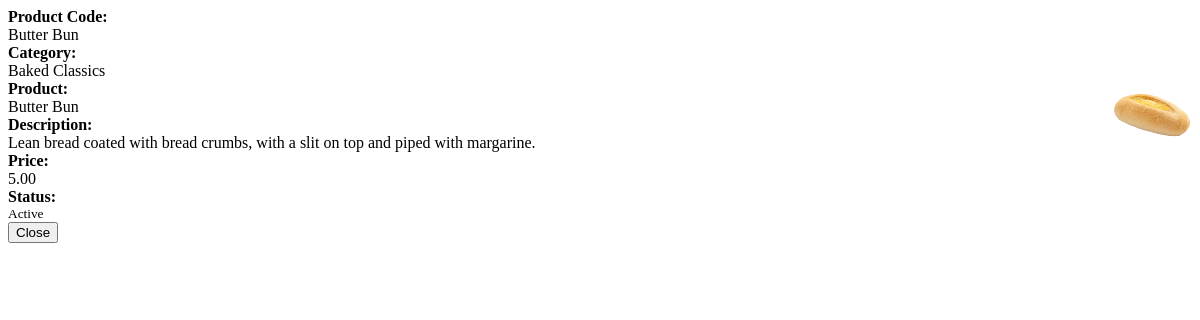
Page /view_product.php?id=8 on the committed database.
### tables this page shows
CREATE TABLE `product_list` (
  `product_id` int(30) NOT NULL,
  `product_code` text NOT NULL,
  `category_id` int(30) NOT NULL,
  `name` text NOT NULL,
  `description` text NOT NULL,
  `price` double NOT NULL DEFAULT 0,
  `alert_restock` double NOT NULL DEFAULT 0,
  `status` tinyint(1) NOT NULL DEFAULT 1,
  `delete_flag` tinyint(1) NOT NULL DEFAULT 0,
  `date_created` datetime NOT NULL DEFAULT current_timestamp(),
  `image_path` varchar(255) DEFAULT NULL,
  `date_updated` datetime DEFAULT NULL ON UPDATE current_timestamp()
);

CREATE TABLE `category_list` (
  `category_id` int(30) NOT NULL,
  `name` text NOT NULL,
  `description` text NOT NULL,
  `status` tinyint(1) NOT NULL DEFAULT 1,
  `delete_flag` tinyint(1) NOT NULL DEFAULT 0,
  `date_created` datetime NOT NULL DEFAULT current_timestamp(),
  `date_updated` datetime DEFAULT NULL ON UPDATE current_timestamp()
);

### view_product.php (the view, shortened to what this page needs)
<?php
require_once("DBConnection.php");
if(isset($_GET['id'])){
    $qry = $conn->query("SELECT p.*, c.name as cname FROM `product_list` p INNER JOIN `category_list` c ON p.category_id = c.category_id WHERE p.product_id = '{$_GET['id']}'");
    $product = $qry->fetch_assoc();
    if ($product) {
        extract($product);
        $image_path = str_replace('\\', '/', $image_path);
?>
<div class="container-fluid">
    <div class="col-12">
        <div class="modal-header">
            <div class="product-details">
                <div class="w-100 mb-1">
                    <div class="fs-6"><b>Product Code:</b></div>
                    <div class="fs-5 ps-4"><?php echo isset($name) ? $name : '' ?></div>
                </div>
                <div class="w-100 mb-1">
                    <div class="fs-6"><b>Category:</b></div>
                    <div class="fs-5 ps-4"><?php echo isset($cname) ? $cname : '' ?></div>
                </div>
                <div class="w-100 mb-1">
                    <div class="fs-6"><b>Product:</b></div>
                    <div class="fs-5 ps-4"><?php echo isset($name) ? $name : '' ?></div>
                </div>
                <div class="w-100 mb-1">
                    <div class="fs-6"><b>Description:</b></div>
                    <div class="fs-6 ps-4"><?php echo isset($description) ? $description : '' ?></div>
                </div>
                <div class="w-100 mb-1">
                    <div class="fs-6"><b>Price:</b></div>
                    <div class="fs-5 ps-4"><?php echo isset($price) ? number_format($price,2) : '' ?></div>
                </div>
                <div class="w-100 mb-1">
                    <div class="fs-6"><b>Status:</b></div>
                    <div class="fs-5 ps-4">
                        <?php
                            if(isset($status) && $status == 1){
                                echo "<small><span class='badge rounded-pill bg-success'>Active</span></small>";
                            }else{
                                echo "<small><span class='badge rounded-pill bg-danger'>Inactive</span></small>";
                            }
                        ?>
                    </div>
                </div>
            </div>
            <div class="product-image">
                <img src="<?php echo $image_path; ?>" alt="Product Showcase Image">
            </div>
        </div>
        <div class="w-100 d-flex justify-content-end">
            <button class="btn btn-sm btn-dark rounded-0" type="button" data-bs-dismiss="modal">Close</button>
        </div>
    </div>
</div>
<?php
    } else {
        echo "Product not found.";
    }
}
?>

### view_product.php (style rules this page uses)
.modal-header { display: flex; justify-content: space-between; align-items: center; }
.modal-header .product-details { flex: 1; padding-right: 20px; }
.modal-header .product-image { width: 80px; height: 80px; border-radius: 50%; overflow: hidden; }
.modal-header .product-image img { width: 100%; height: 100%; object-fit: cover; }

### rows in the picture
product_list: name "Butter Bun", category.name "Baked Classics", description "Lean bread coated with bread crumbs, with a slit on top and piped with margarine.", price "5.00"
